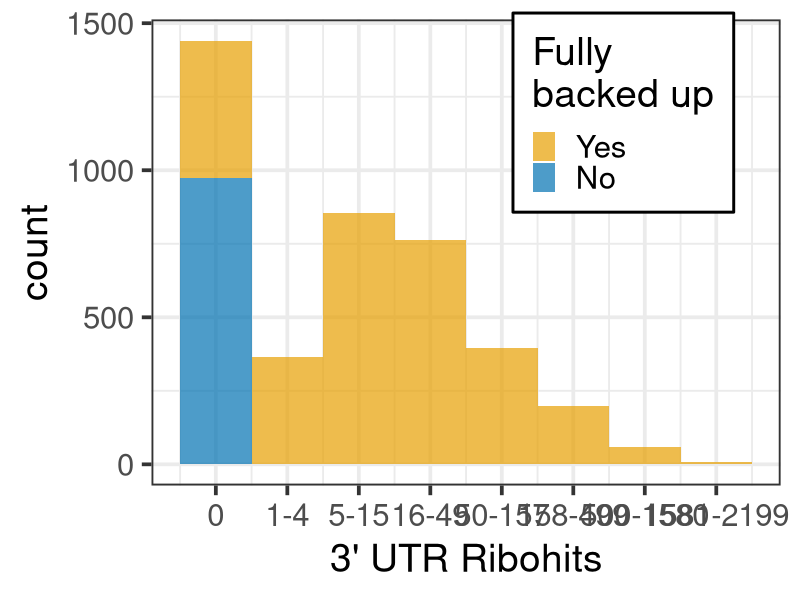

R code for this plot:
# New Figure 2 (histogram)

# Load ribohits data.
ribohits.data <- read.table("ribohits_data_11-13-19.tab", header = T, sep = "\t", stringsAsFactors = F)

# Load packages.
library(tidyverse)

# Global variables.
today.date <- "2-18-20"

# Loading color blind palette.
cbPalette <- c("#000000", "#E69F00", "#56B4E9", "#009E73", "#F0E442", "#0072B2", "#D55E00", "#CC79A7")

# Histogram of 3' UTR ribohits coverage.
histogram.ribo.filename <- paste("histogram_ribohits_", today.date, ".png", sep = "")
png(histogram.ribo.filename, width = 15, height = 7, units = "in", res = 350)
ggplot(
  data = ribohits.data,
  aes(
    x = log10(Ribohits.summed + 0.5),
    fill = as.character(Fragile)
  )
) +
  geom_histogram(breaks = c(seq(-0.301030, 3.7, by = 0.5)), alpha = 0.7) +
  #geom_smooth() +
  xlab("3' UTR Ribohits") +
  scale_x_continuous(breaks = c(seq((-0.301030 + 0.19897)/2, 3.7, by = 0.5)),
                     labels = c("0", "1-4", "5-15", "16-49", "50-157", "158-499", "500-1580", "1581-2199")) +
  #scale_y_continuous(breaks = sqrt(c(0, 0.1, 0.25, 0.5, 1)),
  #                   labels = c("0.00", "0.10", "0.25", "0.50", "1.00")) +
  theme_bw(base_size = 28) +
  theme(legend.position = c(0.75, 0.8),
        legend.background = element_rect(fill = "white", size = 1, linetype = "solid", color = "black")) +
  scale_fill_manual(name = "Fully\nbacked up", labels = c("Yes", "No"), values = cbPalette[c(2,6)])
dev.off()
